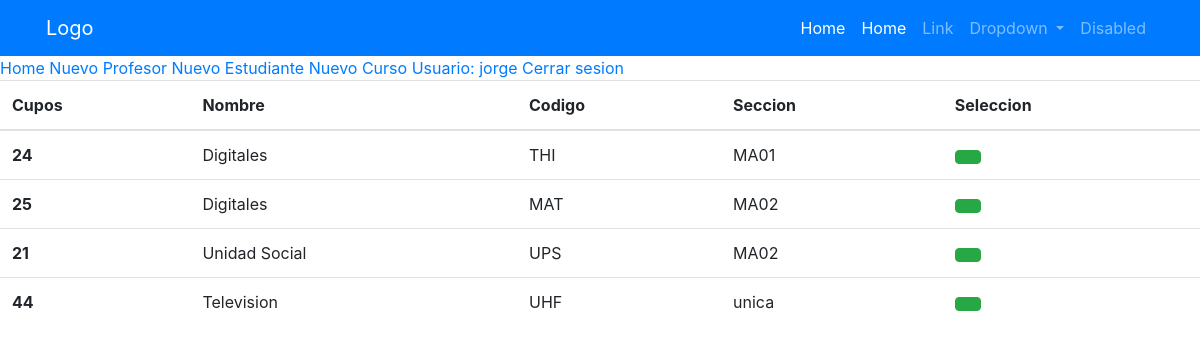
The app's page /inscription/ (signed in) with its own data.
### core/models.py (models this page shows, shortened)
class Person(AbstractUser):
    adress = models.CharField(max_length=100)
    cellphone = models.IntegerField()
    phone = models.IntegerField()
    dni = models.CharField(max_length=100)
    student = 'student'
    teacher = 'teacher'
    type_user_options = (
        (student, 'student'),
        (teacher, 'teacher'),
    )
    type_user = models.CharField(max_length=30, choices=type_user_options)

class Course(models.Model):
    code = models.CharField(primary_key=True, max_length=100)
    name = models.CharField(max_length=500)
    seccion = models.CharField(max_length=30)
    period = models.CharField(max_length=100)
    teacher_exp = models.ForeignKey(Person, on_delete=models.PROTECT)
    teacher_name = models.CharField(max_length=30)
    teacher_last_name = models.CharField(max_length=30)
    seats = models.IntegerField()

### core/views.py (the view)
# urls.py: path('inscription/', views.Inscription.as_view(), name='inscription'),
class Inscription(ListView):
    model = Course
    template_name = 'student/Inscription.html'

### core/Backend.py (called while the page is built)
    def get_user(self, user_id):
        try:
            return Person.objects.get(id=user_id)
        except:
            return None

### templates/student/Inscription.html (shortened to what this page needs)
{% extends "Base.html" %}
{% load static %}
{% block content %}
    <table class="table" id="course-table">
        <thead>
        <tr>
            <th scope="col">Cupos</th>
            <th scope="col">Nombre</th>
            <th scope="col">Codigo</th>
            <th scope="col">Seccion</th>
            <th scope="col">Seleccion</th>
        </tr>
        </thead>
        <tbody>
        {% include 'student/includes/courses_list.html' %}
        </tbody>
    </table>
{% endblock %}

### templates/Menu.html (shortened to what this page needs)
{% if user.is_authenticated %}
<a href="{% url 'core:home' %}">Home</a>
{% endif %}
{% if user.type_user == 'teacher' %}
    <a href="{% url 'core:new_teacher' %}">Nuevo Profesor</a>
    <a href="{% url 'core:new_student' %}">Nuevo Estudiante</a>
    <a href="{% url 'core:new_course' %}">Nuevo Curso</a>
{% endif %}
{% if user.is_authenticated %}
    <a href="#">Usuario: {{ user.first_name }}</a>
    <a href="{% url 'core:logout' %}">Cerrar sesion</a>
{% endif %}

### templates/student/includes/courses_list.html (shortened to what this page needs)
{% for materia in object_list %}
    <tr>
        <th id="{{ materia.code }}" scope="row">{{ materia.seats }}</th>
        <td>{{ materia.name }}</td>
        <td>{{ materia.code }}</td>
        <td>{{ materia.seccion }}</td>
        <td><button type="button" data_url="{% url 'core:inscribir' materia.code %}" data_course="{{ materia.code }}" class="btn btn-success js-inscription"></button></td>
    </tr>
{% endfor %}

### records on screen
Person: first_name "jorge"
Course: seats "24", name "Digitales", code "THI", seccion "MA01"
Course: seats "25", name "Digitales", code "MAT", seccion "MA02"
Course: seats "21", name "Unidad Social", code "UPS", seccion "MA02"
Course: seats "44", name "Television", code "UHF", seccion "unica"
